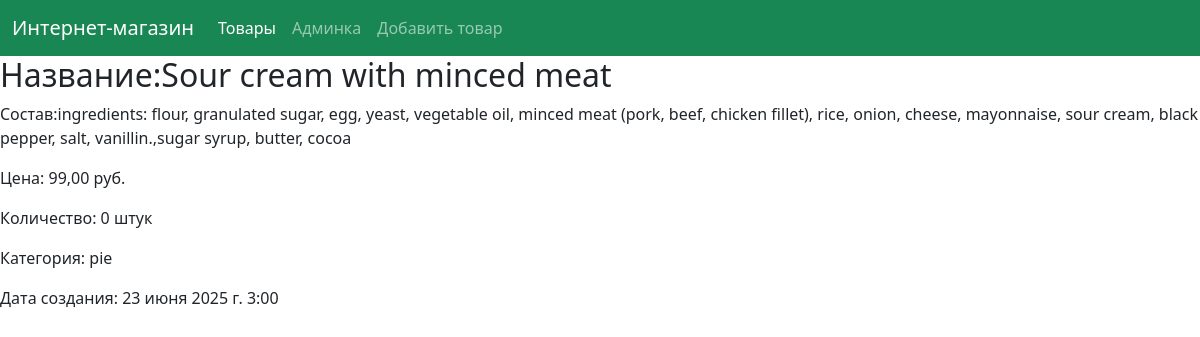
The app's page /product/2 with its own data.
### shop_app/models.py (models this page shows, shortened)
class Product(models.Model):
    name = models.CharField(max_length=200, verbose_name='Название товара', null=True)
    description = models.TextField(blank=True, verbose_name='Состав')
    price = models.DecimalField(max_digits=10, decimal_places=2, verbose_name='Цена')
    quantity = models.IntegerField(blank=True, default=0, verbose_name='Количество')
    created_at = models.DateTimeField(auto_now_add=True)
    category = models.ForeignKey(Category, on_delete=models.CASCADE, related_name='products')

class Category(models.Model):
    category_id = models.AutoField(primary_key=True)
    name = models.CharField(max_length=150, verbose_name='Название категории', default='', null=True)
    description = models.TextField(blank=True, verbose_name='Описание',)

### shop_app/views.py (the view)
# urls.py: path('product/<int:pk>', views.product_detail, name='product_detail'),
def product_detail(request, pk):
    product = get_object_or_404(Product, pk=pk)
    context = {
        'product': product,
    }
    return render(request, 'shop_app/product_detail.html', context=context)

### shop_app/templates/shop_app/product_detail.html
{% extends 'shop_app/base.html' %}
{% block content %}
<h2>Название:{{ product.name }}</h2>
<p>Состав:{{ product.description }}</p>
<p>Цена: {{ product.price }} руб.</p>
<p>Количество: {{ product.quantity }} штук</p>
<p>Категория: {{ product.category.name }}</p>
<p>Дата создания: {{ product.created_at }}</p>
{% endblock %}

### records on screen
Product: name "Sour cream with minced meat", description "ingredients: flour, granulated sugar, egg, yeast, vegetable oil, minced meat (pork, beef, chicken fillet), rice, onion, cheese, mayonnaise, sour cream, black pepper, salt, vanillin.,sugar syrup, butter, cocoa", price "99,00", quantity "0", category.name "pie", created_at "23 июня 2025 г. 3:00"
